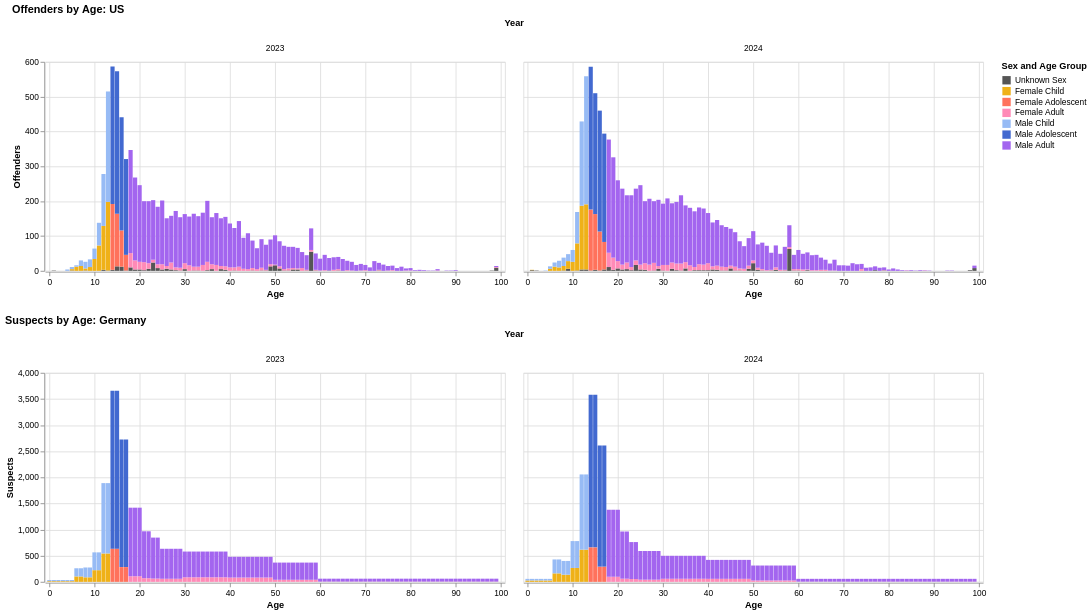
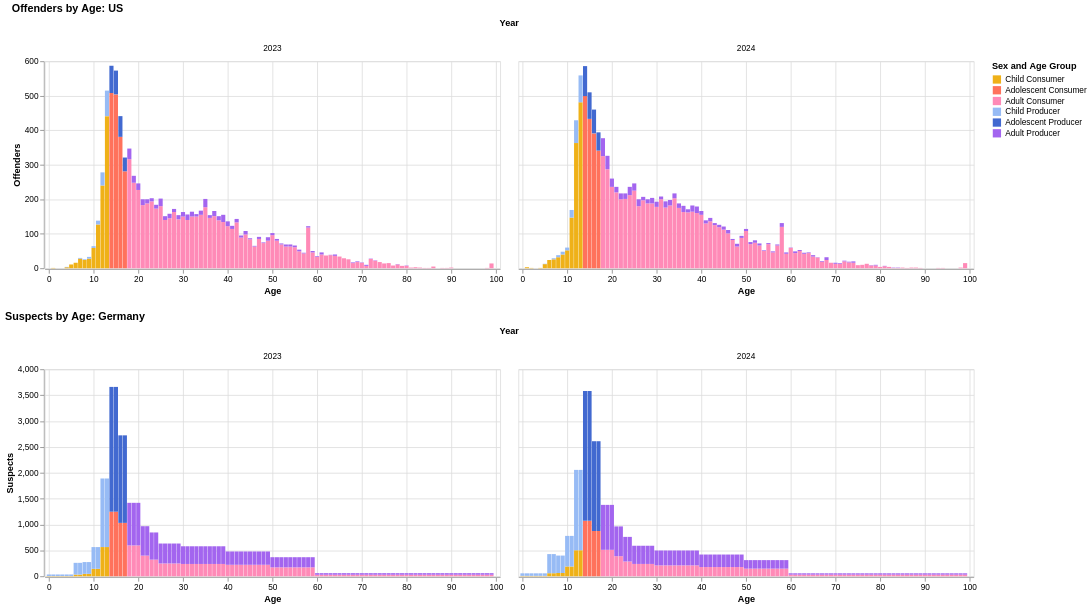

The code cell stored with these charts, in order, in its notebook:
### Code cell
h2("Offenders/Suspects by Sex and Age")

us_ages = us.offender_demographics().age_distribution()
de_ages = de.age_distribution()

fig = alt.vconcat(
    plot_age_and_sex(us_ages, "Offenders", "US"),
    plot_age_and_sex(de_ages, "Suspects", "Germany"),
).resolve_scale(x="shared")

fig.save("../figure/age-distributions.svg")
display(fig)

h2("Offenders/Suspects by Severity and Age")
fig = alt.vconcat(
    plot_age_and_supply(us_ages, "Offenders", "US"),
    plot_age_and_supply(de_ages, "Suspects", "Germany"),
).resolve_scale(x="shared")
display(fig)

### Figure 1 — Vega-Lite specification as saved in the notebook (floating-point values rounded to 4 significant figures; data arrays with more than 128 entries replaced by an {"elided": "..."} marker saying what was removed)
{"config": {"view": {"continuousWidth": 300, "continuousHeight": 300}}, "vconcat": [{"data": {"name": "data-609821191fb2ed54bf7b278ccf4cc496"}, "mark": {"type": "bar"}, "encoding": {"color": {"field": "age_group", "scale": {"domain": ["Unknown Sex", "Female Child", "Female Adolescent", "Female Adult", "Male Child", "Male Adolescent", "Male Adult"], "range": ["#555", "#efb118", "#ff725c", "#ff8ab7", "#97bbf5", "#4269d0", "#a365ef"]}, "title": "Sex and Age Group", "type": "nominal"}, "column": {"field": "data_year", "title": "Year", "type": "nominal"}, "order": {"field": "color_variant_label_sort_index", "type": "quantitative"}, "x": {"field": "age", "scale": {"domain": [0, 100]}, "title": "Age", "type": "quantitative"}, "y": {"aggregate": "sum", "field": "count", "sort": ["Unknown Sex", "Female Child", "Female Adolescent", "Female Adult", "Male Child", "Male Adolescent", "Male Adult"], "title": "Offenders", "type": "quantitative"}}, "height": 250, "title": "Offenders by Age: US", "width": 550}, {"data": {"name": "data-fdfb38d8c58d820f5d86c1b5bc06247f"}, "mark": {"type": "bar"}, "encoding": {"color": {"field": "age_group", "scale": {"domain": ["Unknown Sex", "Female Child", "Female Adolescent", "Female Adult", "Male Child", "Male Adolescent", "Male Adult"], "range": ["#555", "#efb118", "#ff725c", "#ff8ab7", "#97bbf5", "#4269d0", "#a365ef"]}, "title": "Sex and Age Group", "type": "nominal"}, "column": {"field": "data_year", "title": "Year", "type": "nominal"}, "order": {"field": "color_variant_label_sort_index", "type": "quantitative"}, "x": {"field": "age", "scale": {"domain": [0, 100]}, "title": "Age", "type": "quantitative"}, "y": {"aggregate": "sum", "field": "count", "sort": ["Unknown Sex", "Female Child", "Female Adolescent", "Female Adult", "Male Child", "Male Adolescent", "Male Adult"], "title": "Suspects", "type": "quantitative"}}, "height": 250, "title": "Suspects by Age: Germany", "width": 550}], "resolve": {"scale": {"x": "shared"}}, "$schema": "https://vega.github.io/schema/vega-lite/v5.20.1.json", "datasets": {"data-609821191fb2ed54bf7b278ccf4cc496": {"elided": "663 records"}, "data-fdfb38d8c58d820f5d86c1b5bc06247f": {"elided": "800 records"}}}

### Figure 2 — Vega-Lite specification as saved in the notebook (floating-point values rounded to 4 significant figures; data arrays with more than 128 entries replaced by an {"elided": "..."} marker saying what was removed)
{"config": {"view": {"continuousWidth": 300, "continuousHeight": 300}}, "vconcat": [{"data": {"name": "data-0c0012f5dd75fe48d1aded96d8600658"}, "mark": {"type": "bar"}, "encoding": {"color": {"field": "age_group", "scale": {"domain": ["Child Consumer", "Adolescent Consumer", "Adult Consumer", "Child Producer", "Adolescent Producer", "Adult Producer"], "range": ["#efb118", "#ff725c", "#ff8ab7", "#97bbf5", "#4269d0", "#a365ef"]}, "title": "Sex and Age Group", "type": "nominal"}, "column": {"field": "data_year", "title": "Year", "type": "nominal"}, "order": {"field": "color_variant_label_sort_index", "type": "quantitative"}, "x": {"field": "age", "scale": {"domain": [0, 100]}, "title": "Age", "type": "quantitative"}, "y": {"aggregate": "sum", "field": "count", "sort": ["Child Consumer", "Adolescent Consumer", "Adult Consumer", "Child Producer", "Adolescent Producer", "Adult Producer"], "title": "Offenders", "type": "quantitative"}}, "height": 250, "title": "Offenders by Age: US", "width": 550}, {"data": {"name": "data-b0c533e8df1b07a0a661ab1fd1894c3e"}, "mark": {"type": "bar"}, "encoding": {"color": {"field": "age_group", "scale": {"domain": ["Child Consumer", "Adolescent Consumer", "Adult Consumer", "Child Producer", "Adolescent Producer", "Adult Producer"], "range": ["#efb118", "#ff725c", "#ff8ab7", "#97bbf5", "#4269d0", "#a365ef"]}, "title": "Sex and Age Group", "type": "nominal"}, "column": {"field": "data_year", "title": "Year", "type": "nominal"}, "order": {"field": "color_variant_label_sort_index", "type": "quantitative"}, "x": {"field": "age", "scale": {"domain": [0, 100]}, "title": "Age", "type": "quantitative"}, "y": {"aggregate": "sum", "field": "count", "sort": ["Child Consumer", "Adolescent Consumer", "Adult Consumer", "Child Producer", "Adolescent Producer", "Adult Producer"], "title": "Suspects", "type": "quantitative"}}, "height": 250, "title": "Suspects by Age: Germany", "width": 550}], "resolve": {"scale": {"x": "shared"}}, "$schema": "https://vega.github.io/schema/vega-lite/v5.20.1.json", "datasets": {"data-0c0012f5dd75fe48d1aded96d8600658": {"elided": "663 records"}, "data-b0c533e8df1b07a0a661ab1fd1894c3e": {"elided": "800 records"}}}
